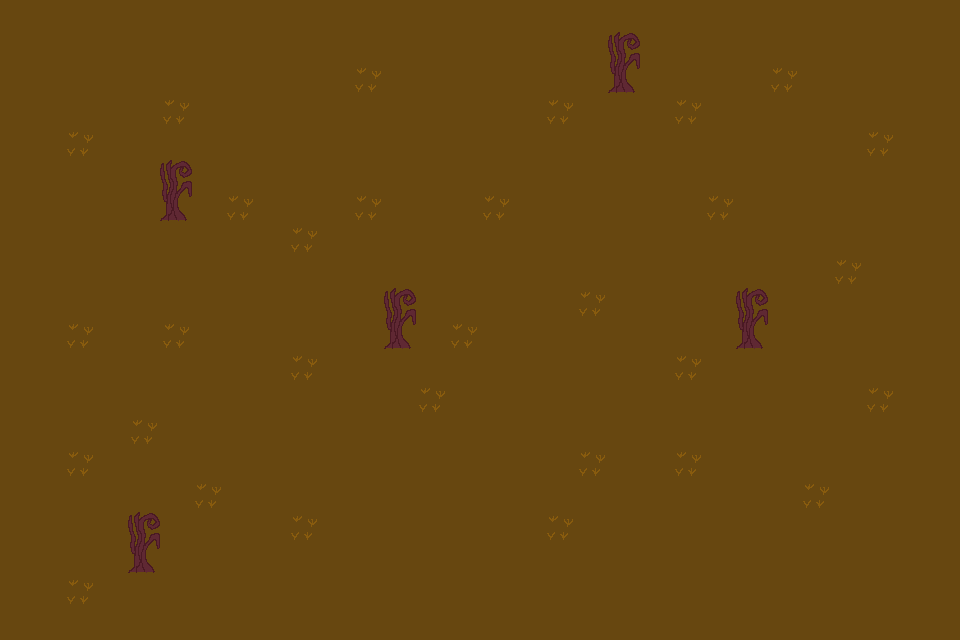

This is a level from a 2D game, rendered from its Tiled map with the project's own tilesets. A one-line summary and the complete map file follow:
An orthogonal 30x20 tile map with 32x32 px tiles, 3 tile layers (ground, plants, trees) and 5 objects.

<map version="1.9" tiledversion="1.9.2" orientation="orthogonal" renderorder="right-down" width="30" height="20" tilewidth="32" tileheight="32" infinite="0" nextlayerid="7" nextobjectid="7">
 <tileset firstgid="1" name="land-of-death" tilewidth="32" tileheight="32" tilecount="81" columns="9">
  <image source="land-of-death.png" width="300" height="300" />
 </tileset>
 <layer id="1" name="ground" width="30" height="20" locked="1">
  <data encoding="csv">
1,1,1,1,1,1,1,1,1,1,1,1,1,1,1,1,1,1,1,1,1,1,1,1,1,1,1,1,1,1,
1,1,1,1,1,1,1,1,1,1,1,1,1,1,1,1,1,1,1,1,1,1,1,1,1,1,1,1,1,1,
1,1,1,1,1,1,1,1,1,1,1,1,1,1,1,1,1,1,1,1,1,1,1,1,1,1,1,1,1,1,
1,1,1,1,1,1,1,1,1,1,1,1,1,1,1,1,1,1,1,1,1,1,1,1,1,1,1,1,1,1,
1,1,1,1,1,1,1,1,1,1,1,1,1,1,1,1,1,1,1,1,1,1,1,1,1,1,1,1,1,1,
1,1,1,1,1,1,1,1,1,1,1,1,1,1,1,1,1,1,1,1,1,1,1,1,1,1,1,1,1,1,
1,1,1,1,1,1,1,1,1,1,1,1,1,1,1,1,1,1,1,1,1,1,1,1,1,1,1,1,1,1,
1,1,1,1,1,1,1,1,1,1,1,1,1,1,1,1,1,1,1,1,1,1,1,1,1,1,1,1,1,1,
1,1,1,1,1,1,1,1,1,1,1,1,1,1,1,1,1,1,1,1,1,1,1,1,1,1,1,1,1,1,
1,1,1,1,1,1,1,1,1,1,1,1,1,1,1,1,1,1,1,1,1,1,1,1,1,1,1,1,1,1,
1,1,1,1,1,1,1,1,1,1,1,1,1,1,1,1,1,1,1,1,1,1,1,1,1,1,1,1,1,1,
1,1,1,1,1,1,1,1,1,1,1,1,1,1,1,1,1,1,1,1,1,1,1,1,1,1,1,1,1,1,
1,1,1,1,1,1,1,1,1,1,1,1,1,1,1,1,1,1,1,1,1,1,1,1,1,1,1,1,1,1,
1,1,1,1,1,1,1,1,1,1,1,1,1,1,1,1,1,1,1,1,1,1,1,1,1,1,1,1,1,1,
1,1,1,1,1,1,1,1,1,1,1,1,1,1,1,1,1,1,1,1,1,1,1,1,1,1,1,1,1,1,
1,1,1,1,1,1,1,1,1,1,1,1,1,1,1,1,1,1,1,1,1,1,1,1,1,1,1,1,1,1,
1,1,1,1,1,1,1,1,1,1,1,1,1,1,1,1,1,1,1,1,1,1,1,1,1,1,1,1,1,1,
1,1,1,1,1,1,1,1,1,1,1,1,1,1,1,1,1,1,1,1,1,1,1,1,1,1,1,1,1,1,
1,1,1,1,1,1,1,1,1,1,1,1,1,1,1,1,1,1,1,1,1,1,1,1,1,1,1,1,1,1,
1,1,1,1,1,1,1,1,1,1,1,1,1,1,1,1,1,1,1,1,1,1,1,1,1,1,1,1,1,1
</data>
 </layer>
 <layer id="3" name="plants" width="30" height="20" locked="1">
  <data encoding="csv">
0,0,0,0,0,0,0,0,0,0,0,0,0,0,0,0,0,0,0,0,0,0,0,0,0,0,0,0,0,0,
0,0,0,0,0,0,0,0,0,0,0,0,0,0,0,0,0,0,0,0,0,0,0,0,0,0,0,0,0,0,
0,0,0,0,0,0,0,0,0,0,0,2,0,0,0,0,0,0,0,0,0,0,0,0,2,0,0,0,0,0,
0,0,0,0,0,2,0,0,0,0,0,0,0,0,0,0,0,2,0,0,0,2,0,0,0,0,0,0,0,0,
0,0,2,0,0,0,0,0,0,0,0,0,0,0,0,0,0,0,0,0,0,0,0,0,0,0,0,2,0,0,
0,0,0,0,0,0,0,0,0,0,0,0,0,0,0,0,0,0,0,0,0,0,0,0,0,0,0,0,0,0,
0,0,0,0,0,0,0,2,0,0,0,2,0,0,0,2,0,0,0,0,0,0,2,0,0,0,0,0,0,0,
0,0,0,0,0,0,0,0,0,2,0,0,0,0,0,0,0,0,0,0,0,0,0,0,0,0,0,0,0,0,
0,0,0,0,0,0,0,0,0,0,0,0,0,0,0,0,0,0,0,0,0,0,0,0,0,0,2,0,0,0,
0,0,0,0,0,0,0,0,0,0,0,0,0,0,0,0,0,0,2,0,0,0,0,0,0,0,0,0,0,0,
0,0,2,0,0,2,0,0,0,0,0,0,0,0,2,0,0,0,0,0,0,0,0,0,0,0,0,0,0,0,
0,0,0,0,0,0,0,0,0,2,0,0,0,0,0,0,0,0,0,0,0,2,0,0,0,0,0,0,0,0,
0,0,0,0,0,0,0,0,0,0,0,0,0,2,0,0,0,0,0,0,0,0,0,0,0,0,0,2,0,0,
0,0,0,0,2,0,0,0,0,0,0,0,0,0,0,0,0,0,0,0,0,0,0,0,0,0,0,0,0,0,
0,0,2,0,0,0,0,0,0,0,0,0,0,0,0,0,0,0,2,0,0,2,0,0,0,0,0,0,0,0,
0,0,0,0,0,0,2,0,0,0,0,0,0,0,0,0,0,0,0,0,0,0,0,0,0,2,0,0,0,0,
0,0,0,0,0,0,0,0,0,2,0,0,0,0,0,0,0,2,0,0,0,0,0,0,0,0,0,0,0,0,
0,0,0,0,0,0,0,0,0,0,0,0,0,0,0,0,0,0,0,0,0,0,0,0,0,0,0,0,0,0,
0,0,2,0,0,0,0,0,0,0,0,0,0,0,0,0,0,0,0,0,0,0,0,0,0,0,0,0,0,0,
0,0,0,0,0,0,0,0,0,0,0,0,0,0,0,0,0,0,0,0,0,0,0,0,0,0,0,0,0,0
</data>
 </layer>
 <layer id="5" name="trees" width="30" height="20">
  <data encoding="csv">
0,0,0,0,0,0,0,0,0,0,0,0,0,0,0,0,0,0,0,0,0,0,0,0,0,0,0,0,0,0,
0,0,0,0,0,0,0,0,0,0,0,0,0,0,0,0,0,0,0,10,0,0,0,0,0,0,0,0,0,0,
0,0,0,0,0,0,0,0,0,0,0,0,0,0,0,0,0,0,0,19,0,0,0,0,0,0,0,0,0,0,
0,0,0,0,0,0,0,0,0,0,0,0,0,0,0,0,0,0,0,0,0,0,0,0,0,0,0,0,0,0,
0,0,0,0,0,0,0,0,0,0,0,0,0,0,0,0,0,0,0,0,0,0,0,0,0,0,0,0,0,0,
0,0,0,0,0,10,0,0,0,0,0,0,0,0,0,0,0,0,0,0,0,0,0,0,0,0,0,0,0,0,
0,0,0,0,0,19,0,0,0,0,0,0,0,0,0,0,0,0,0,0,0,0,0,0,0,0,0,0,0,0,
0,0,0,0,0,0,0,0,0,0,0,0,0,0,0,0,0,0,0,0,0,0,0,0,0,0,0,0,0,0,
0,0,0,0,0,0,0,0,0,0,0,0,0,0,0,0,0,0,0,0,0,0,0,0,0,0,0,0,0,0,
0,0,0,0,0,0,0,0,0,0,0,0,10,0,0,0,0,0,0,0,0,0,0,10,0,0,0,0,0,0,
0,0,0,0,0,0,0,0,0,0,0,0,19,0,0,0,0,0,0,0,0,0,0,19,0,0,0,0,0,0,
0,0,0,0,0,0,0,0,0,0,0,0,0,0,0,0,0,0,0,0,0,0,0,0,0,0,0,0,0,0,
0,0,0,0,0,0,0,0,0,0,0,0,0,0,0,0,0,0,0,0,0,0,0,0,0,0,0,0,0,0,
0,0,0,0,0,0,0,0,0,0,0,0,0,0,0,0,0,0,0,0,0,0,0,0,0,0,0,0,0,0,
0,0,0,0,0,0,0,0,0,0,0,0,0,0,0,0,0,0,0,0,0,0,0,0,0,0,0,0,0,0,
0,0,0,0,0,0,0,0,0,0,0,0,0,0,0,0,0,0,0,0,0,0,0,0,0,0,0,0,0,0,
0,0,0,0,10,0,0,0,0,0,0,0,0,0,0,0,0,0,0,0,0,0,0,0,0,0,0,0,0,0,
0,0,0,0,19,0,0,0,0,0,0,0,0,0,0,0,0,0,0,0,0,0,0,0,0,0,0,0,0,0,
0,0,0,0,0,0,0,0,0,0,0,0,0,0,0,0,0,0,0,0,0,0,0,0,0,0,0,0,0,0,
0,0,0,0,0,0,0,0,0,0,0,0,0,0,0,0,0,0,0,0,0,0,0,0,0,0,0,0,0,0
</data>
 </layer>
 <objectgroup id="6" name="collision">
  <object id="1" x="613" y="35" width="23.5" height="56.5" />
  <object id="2" x="739.333" y="294" width="24.6667" height="53.3333" />
  <object id="3" x="386.667" y="292.667" width="25.3333" height="53.3333" />
  <object id="4" x="164" y="164.667" width="24.6667" height="54" />
  <object id="5" x="132" y="516.667" width="24.6667" height="52.6667" />
 </objectgroup>
</map>
